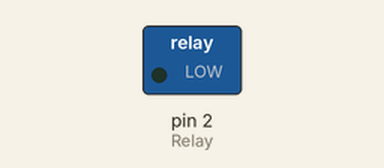
Bench run of a sketch on a simulated Arduino Uno, built with avr-gcc and run on an emulated ATmega328P. Parts: switched loads named in the sketch (green lamp = pin HIGH).

Above: at 1.0 s.
At 3.0 s:
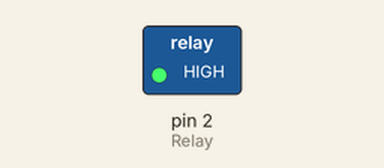
Timing chart, 0 to 5.2 s (numbered marks = the images above):
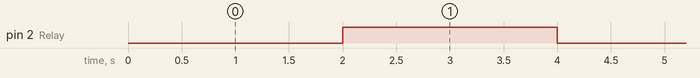

The sketch:

basic_test.ino
```cpp
/* 5V Relay Low Level Trigger [S155] : http://rdiot.tistory.com/102 [RDIoT Demo] */

int Relay = 2;

void setup()
{
  pinMode(Relay,OUTPUT);
}

void loop()
{
  for(int i=0;i<=1;i++)
  {
    digitalWrite(Relay,i);
    delay(2000);
  }
}
```

Measured:
- by itself, pin 2 (Relay): alternates HIGH for 2.0 s and LOW for 2.0 s
